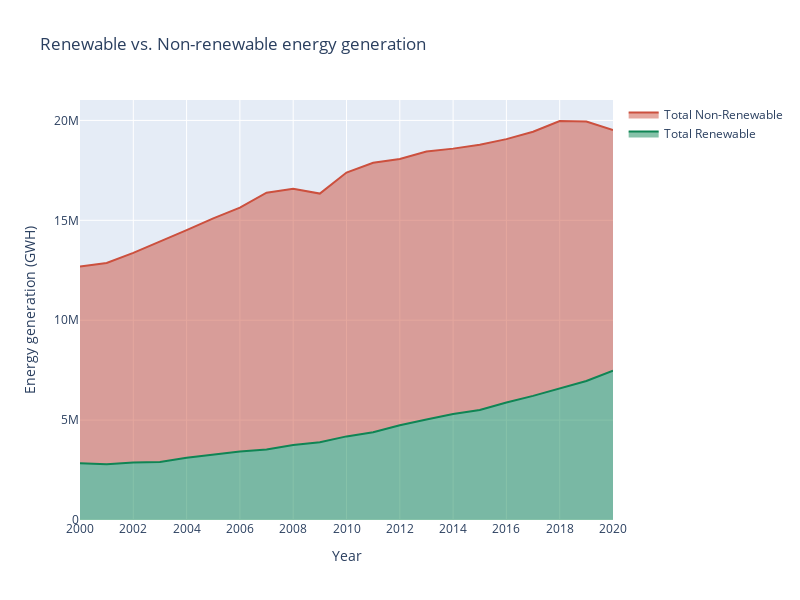

Source (notebook cell):
### Code cell
fig = go.Figure()

fig.add_trace(go.Scatter(
        x= df_wide['Year'], y = df_wide['Total Renewable'], 
        name = 'Total Renewable',
        mode = 'lines',
        line = dict(color = px.colors.qualitative.Prism[3]),
        fill = 'tozeroy'))
fig.add_trace(go.Scatter(
        x= df_wide['Year'], y = df_wide['Total Non-Renewable'],
        name = 'Total Non-Renewable',
        line=dict(color= px.colors.qualitative.Prism[7]),
        mode = 'lines',
        fill = 'tonexty'))
fig.update_layout(
        title = "Renewable vs. Non-renewable energy generation", 
        width = 800, height = 600,
        #legend_title_text = 'Energy Type',
        )
fig.update_xaxes(
     title_text = 'Year',
     tickmode = 'linear',
     dtick = 2)
fig.update_yaxes(
     title_text = "Energy generation (GWH)")

fig.show()
py.plot(fig, filename = 'Renewable vs Non-Renewable generation', auto_open=False)

### Figure 1 — Plotly figure (JSON) as saved in the notebook; plotly's stock layout.template omitted (floating-point values rounded to 4 significant figures)
{"data": [{"fill": "tozeroy", "line": {"color": "rgb(15, 133, 84)"}, "mode": "lines", "name": "Total Renewable", "type": "scatter", "x": ["2000", "2001", "2002", "2003", "2004", "2005", "2006", "2007", "2008", "2009", "2010", "2011", "2012", "2013", "2014", "2015", "2016", "2017", "2018", "2019", "2020"], "y": [2845000.0, 2788000.0, 2882000.0, 2907000.0, 3117000.0, 3274000.0, 3428000.0, 3532000.0, 3753000.0, 3887000.0, 4185000.0, 4390000.0, 4745000.0, 5028000.0, 5309000.0, 5505000.0, 5883000.0, 6212000.0, 6591000.0, 6956000.0, 7468000.0]}, {"fill": "tonexty", "line": {"color": "rgb(204, 80, 62)"}, "mode": "lines", "name": "Total Non-Renewable", "type": "scatter", "x": ["2000", "2001", "2002", "2003", "2004", "2005", "2006", "2007", "2008", "2009", "2010", "2011", "2012", "2013", "2014", "2015", "2016", "2017", "2018", "2019", "2020"], "y": [12690000.0, 12860000.0, 13370000.0, 13920000.0, 14510000.0, 15100000.0, 15640000.0, 16380000.0, 16580000.0, 16340000.0, 17390000.0, 17880000.0, 18070000.0, 18440000.0, 18590000.0, 18790000.0, 19060000.0, 19430000.0, 19970000.0, 19940000.0, 19520000.0]}], "layout": {"height": 600, "title": {"text": "Renewable vs. Non-renewable energy generation"}, "width": 800, "xaxis": {"dtick": 2, "tickmode": "linear", "title": {"text": "Year"}}, "yaxis": {"title": {"text": "Energy generation (GWH)"}}}}
